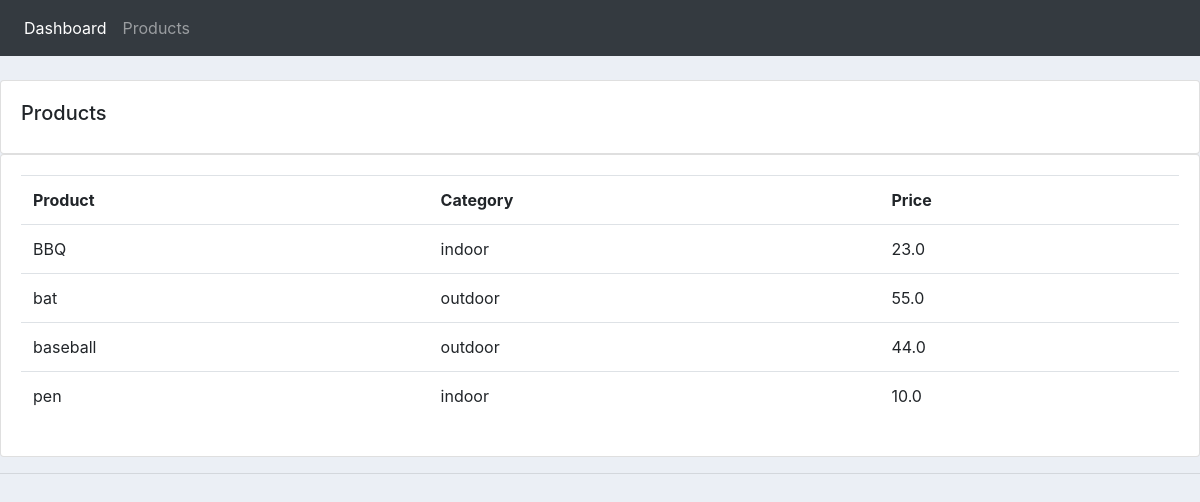
Screenshot of /products/ with the database file from the repository.
### accounts/models.py (models this page shows, shortened)
class Product(models.Model):
    CATEGORY=(
        ('indoor','indoor'),
        ('outdoor','outdoor')
    )
    name=models.CharField(max_length=100,null=True)
    price=models.FloatField(max_length=100,null=True)
    category=models.CharField(max_length=100,null=True,choices=CATEGORY)
    description=models.CharField(max_length=100,null=True,blank=True)
    date_created=models.DateTimeField(auto_now_add=True,null=True)
    tags=models.ManyToManyField(Tag)

### accounts/views.py (the view)
# urls.py: path('products/',views.products,name='products'),
def products(request):
    prod=Product.objects.all()
    return render(request,"accounts/products.html",{'products':prod})

### accounts/templates/accounts/products.html
{% extends 'accounts/main.html' %}
{% block content %}
    <br>
    <div class="row">
        <div class="col-md">
            <div class="card card-body">
                <h5>Products</h5>
            </div>
            <div class="card card-body">
                <table class="table">
                    <tr>
                        <th>Product</th>
                        <th>Category</th>
                        <th>Price</th>
                    </tr>
                    {% for i in products %}
                        <tr>
                           <td>{{i.name}}</td>
                           <td>{{i.category}}</td>
                           <td>{{i.price}}</td>
                        </tr>
                    {% endfor %}
                </table>
            </div>
        </div>
    </div>
{% endblock %}

### static/css/main.css (style rules this page uses)
body { background-color: #ebeff5; }

### rows the page displays
Product: name "BBQ", category "indoor", price "23.0"
Product: name "bat", category "outdoor", price "55.0"
Product: name "baseball", category "outdoor", price "44.0"
Product: name "pen", category "indoor", price "10.0"
